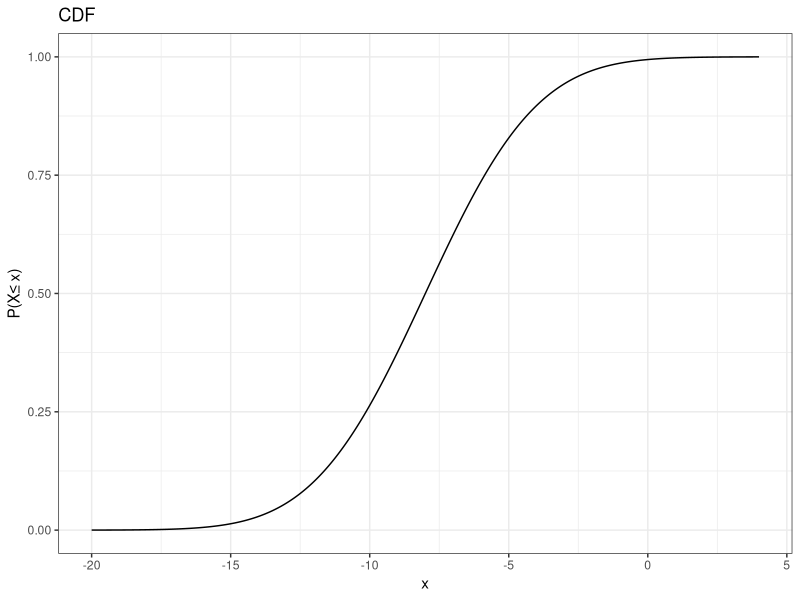
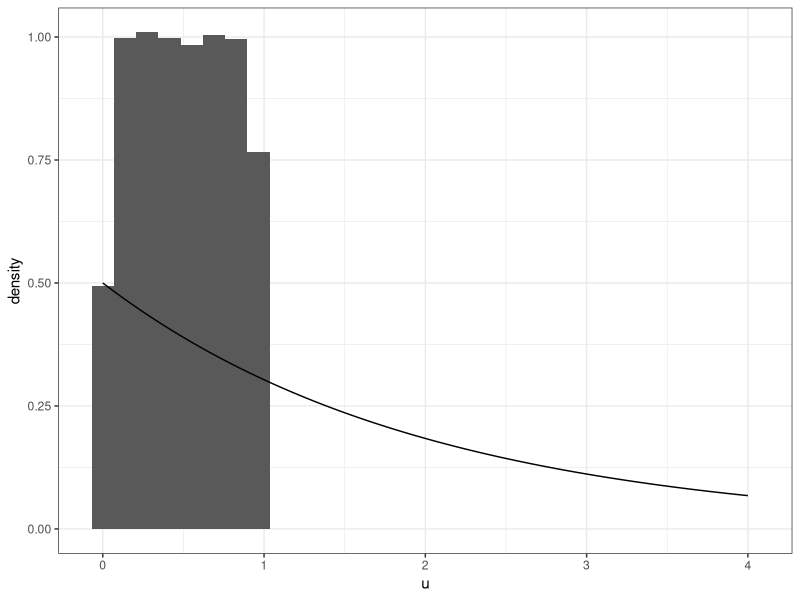
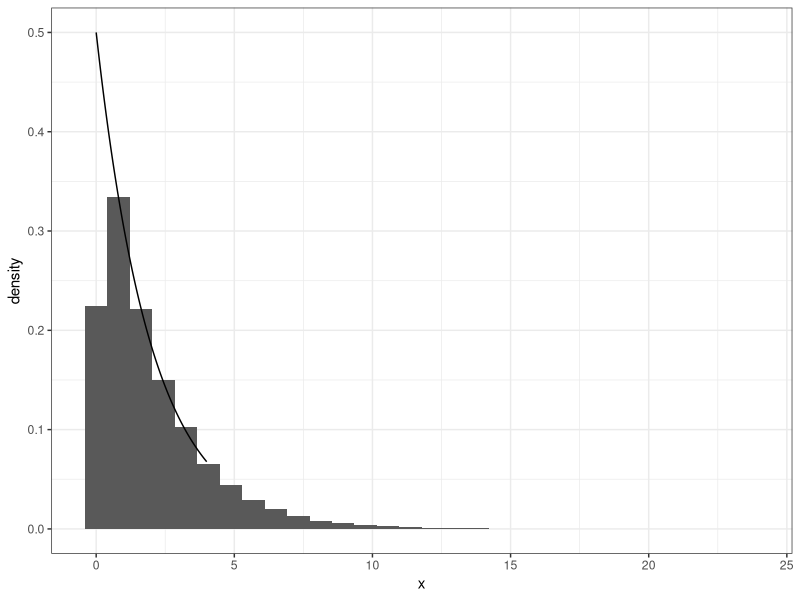
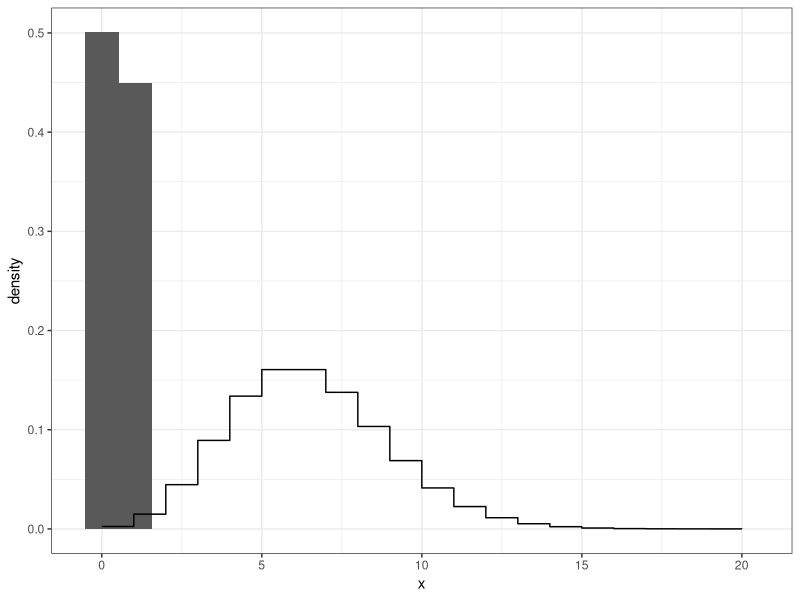
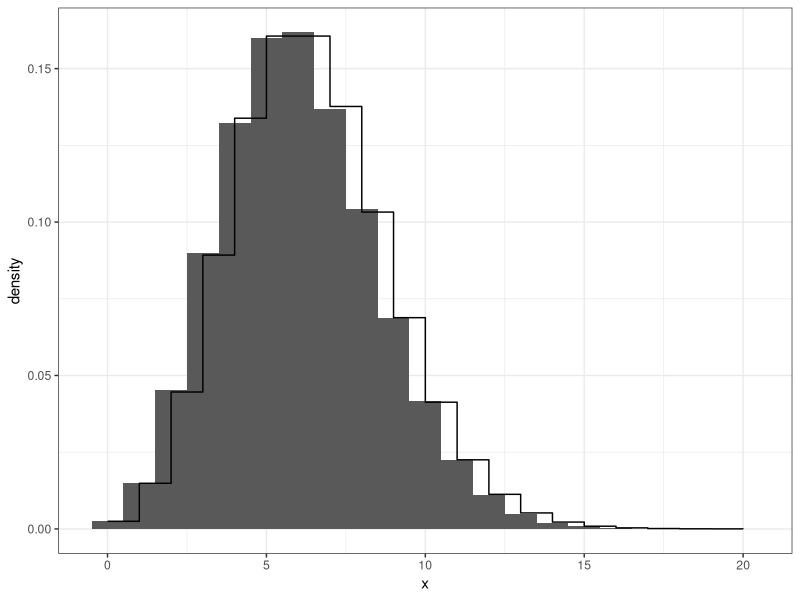
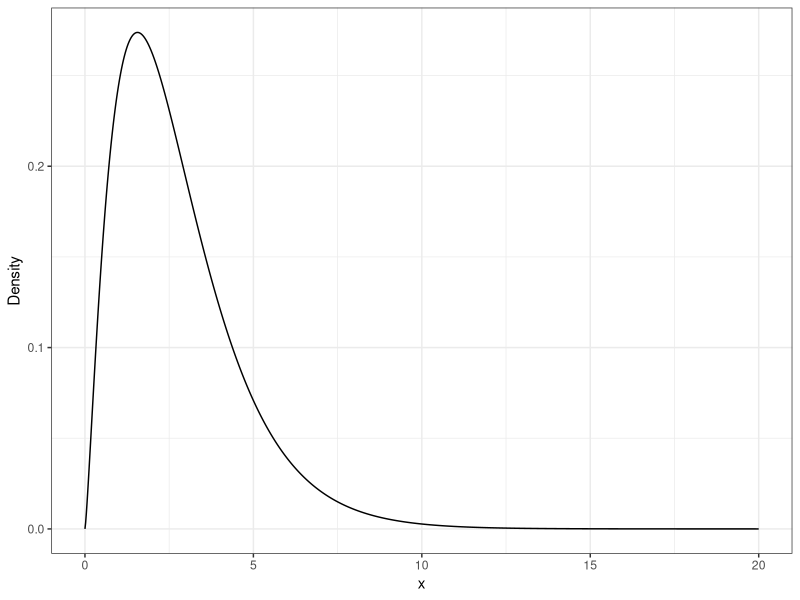
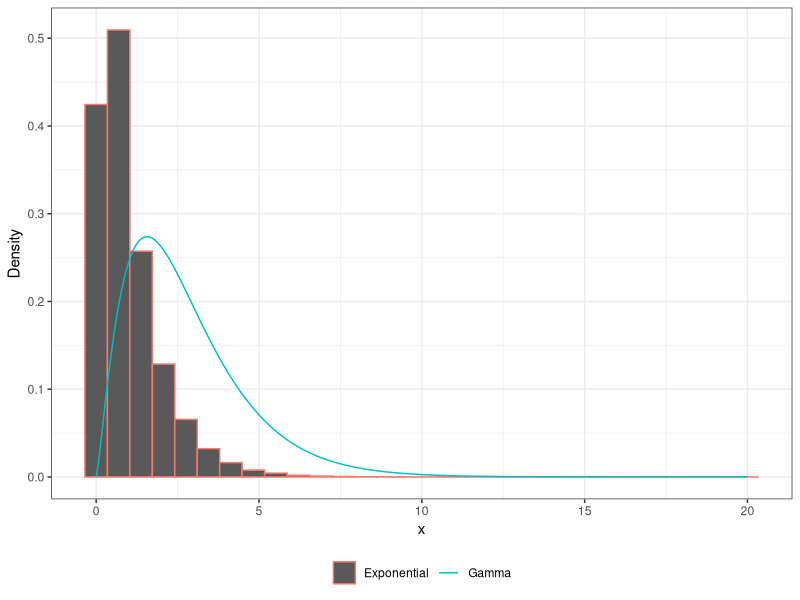
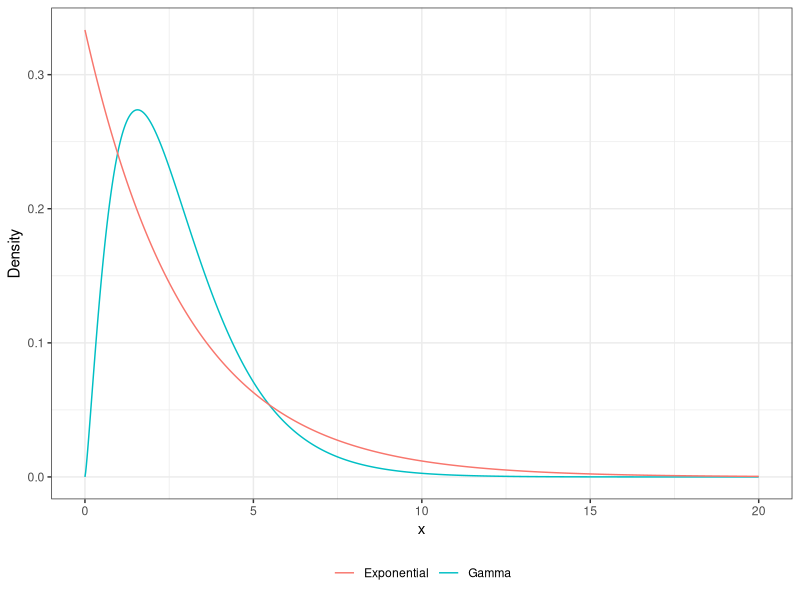

Write the R code that produced these figures, in order.
## ---- chunk 1
#| message: false
#| 

library(tidyverse)
library(patchwork)

theme_set(theme_bw())
## ---- chunk 2
#| code-fold: show
runif(1, 0, 1)
## ---- chunk 3
a <- -20
b <- 4
x <- seq(a, b, length.out = 1000)
pnorm(x, -8, sqrt(10)) |> tibble(x = x, y = _) |> 
ggplot(aes(x,y)) +
geom_line() +
theme_bw() +
ggtitle("CDF") +
ylab(paste0("P(X","\u2264"," x)"))
## ---- chunk 4
xe <- seq(0, 4, length.out = 1000)
u <- runif(100000)
u |> tibble(x = _) |> 
ggplot(aes(x=u, y = ..density..)) +
geom_histogram() +
geom_line(data = tibble(x = xe, y = dexp(xe, rate = 1/2)),
          mapping = aes(x,y)) +
theme_bw()
## ---- chunk 5
#| code-fold: show
u <- runif(100000)
x <- -2 * log(1-u)
## ---- chunk 6
x |> tibble(x = _) |> 
ggplot(aes(x=x, y = ..density..)) +
geom_histogram() +
geom_line(data = tibble(x = xe, y = dexp(xe, rate = 1/2)),
          mapping = aes(x,y)) +
theme_bw()
## ---- chunk 7
#| code-fold: show
rexp(1, rate = 1)
## ---- chunk 8
xe <- 0:20
u <- runif(100000)
u |> tibble(x = _) |> 
ggplot(aes(x=x, y = ..density..)) +
geom_histogram(bins = 20) +
geom_step(data = tibble(x = xe, y = dpois(xe, lambda = 6)),
          mapping = aes(x,y)) +
theme_bw()
## ---- chunk 9
#| code-fold: show

finder <- function(u){
  x <- 0
  condition <- TRUE
  while (condition) {
    uu <- ppois(x, lambda = 6)
    condition <- uu <= u
    if(condition){
      x <- x + 1
    }
  }
  return(x)
}
xx <- sapply(u, finder)  
xx |> tibble(x = _) |> 
ggplot(aes(x=x, y = ..density..)) +
geom_histogram(bins = 21) +
geom_step(data = tibble(x = xe, y = dpois(xe, lambda = 6)),
          mapping = aes(x,y)) +
theme_bw()
## ---- chunk 10
#| code-fold: show
rpois(1, lambda = 1)
## ---- chunk 11
#| code-fold: show
rnorm(1, mean = 0, sd = 1)
## ---- chunk 12
xe <- seq(0, 20, length.out = 1000)
xe |> tibble(x = _) |> 
ggplot(aes(x=x, y = dgamma(x, shape = 2.3, scale = 1.2))) + 
geom_line() +
ylab("Density") +
theme_bw()
## ---- chunk 13
xe <- seq(0, 20, length.out = 1000)
x <- rexp(100000)
x |> tibble(x = _) |> 
ggplot(aes(x=x, y = ..density..)) + 
geom_histogram(aes(color = "Exponential")) +
geom_line(data = tibble(x = xe, 
                        y = dgamma(x, shape = 2.3, scale = 1.2)), 
          aes(x,y, color = "Gamma")) +
ylab("Density") +
theme_bw() +
theme(legend.position = "bottom",
      legend.title = element_blank())
## ---- chunk 14
xe <- seq(0, 20, length.out = 1000)
xe |> tibble(x = _) |> 
ggplot(aes(x=x, y = dgamma(x, shape = 2.3, scale = 1.2))) + 
geom_line(aes(color = "Gamma")) +
geom_line(data = tibble(x = xe, y = dexp(xe, 1/3)), aes(x,y, color = "Exponential")) +
ylab("Density") +
theme_bw() +
theme(legend.position = "bottom",
      legend.title = element_blank())
## ---- chunk 15
xe <- seq(0, 20, length.out = 1000)
xe |> tibble(x = _) |> 
ggplot(aes(x=x, y = dgamma(x, shape = 2.3, scale = 1.2))) + 
geom_line(aes(color = "Gamma")) +
geom_line(data = tibble(x = xe, y = 1.5*dexp(xe, 1/3)), aes(x,y, color = "Exponential")) +
ylab("Density") +
theme_bw() +
theme(legend.position = "bottom",
      legend.title = element_blank())
## ---- chunk 16
xe <- seq(0, 20, length.out = 1000)
xe |> tibble(x = _) |> 
ggplot(aes(x=x, y = dgamma(x, shape = 2.3, scale = 1.2))) + 
geom_line(aes(color = "Gamma")) +
geom_line(data = tibble(x = xe, y = 3*dexp(xe, 1/3)), aes(x,y, color = "Exponential")) +
ylab("Density") +
theme_bw() +
theme(legend.position = "bottom",
      legend.title = element_blank())
## ---- chunk 17
#| code-fold: show
x <- c()
n <- 0
while(n < 10000){
  e <- rexp(1, 1/2.3)
  u <- runif(1)
  f <- dgamma(e, 2.3, 1/1.2)
  g <- dexp(e, 1/2.3) * 3
  if (u < (f/g)){
    x <- c(x, e)
    n <- length(x)
  }
}

## ---- chunk 18
x |> tibble(x = _) |> 
ggplot(aes(x=x, y = ..density..)) + 
geom_histogram(aes(color = "Exponential")) +
geom_line(data = tibble(x = xe, 
                        y = dgamma(x, shape = 2.3, scale = 1.2)), 
          aes(x,y, color = "Gamma")) +
ylab("Density") +
theme_bw() +
theme(legend.position = "bottom",
      legend.title = element_blank())

## ---- chunk 19
#| code-fold: show
rgamma(1, shape = 1.2, rate = .5)
## ---- chunk 20
#| code-fold: show
rbeta(1, shape1 = 1.2, shape2 = 6.5)
## ---- chunk 21
#| code-fold: show
rbinom(1, prob = .2, size = 1)
## ---- chunk 22
#| code-fold: show
rbinom(1, prob = .5, size = 25)
## ---- chunk 23
#| code-fold: show
rnbinom(1, prob = .6, size = 5)
## ---- chunk 24
x <- rnorm(100000, mean = -2, sd = 3)
mean(x)
var(x)
## ---- chunk 25
x <- seq(-4, 4, length.out = 1000)
dt_two<-function(x){
            y <- dnorm(x)
            y[x< -1 | x>2] <-NA
            return(y)
        }
x |> (\(.) tibble(x = ., y = dnorm(.)))() |> 
  ggplot(aes(x, y)) +
    geom_line() +
    stat_function(fun = dt_two, geom = "area", fill = "green") + 
    theme_bw()
## ---- chunk 26
#| code-fold: show

pnorm(6, 4, sqrt(2)) -  pnorm(3, 4, sqrt(2))
## ---- chunk 27
#| code-fold: show

x <- rnorm(1000000, 4, sqrt(2))
mean((x > 3 & x < 6))

## ---- chunk 28
#| code-fold: show

ff <- function(x){
  (cos(50*x)-sin(50*x))^2
}
integrate(ff,0,1)

## ---- chunk 29
#| code-fold: true

x <- runif(10000000, 0, 1)
mean((cos(50*x)-sin(50*x))^2)
## ---- chunk 30
#| code-fold: show

ff <- function(x){
  (cos(50*x)-sin(50*x))^2
}
integrate(ff,10,15)

## ---- chunk 31
#| code-fold: show

x <- runif(10000000, 10, 15)
mean(ff(x)) * 5
## ---- chunk 32
x <- rt(1000000, df = 1)
f2 <- function(x){
  exp(-x^2/2) / dt(x, 1)
}
mean(f2(x))
sqrt(2*pi)
